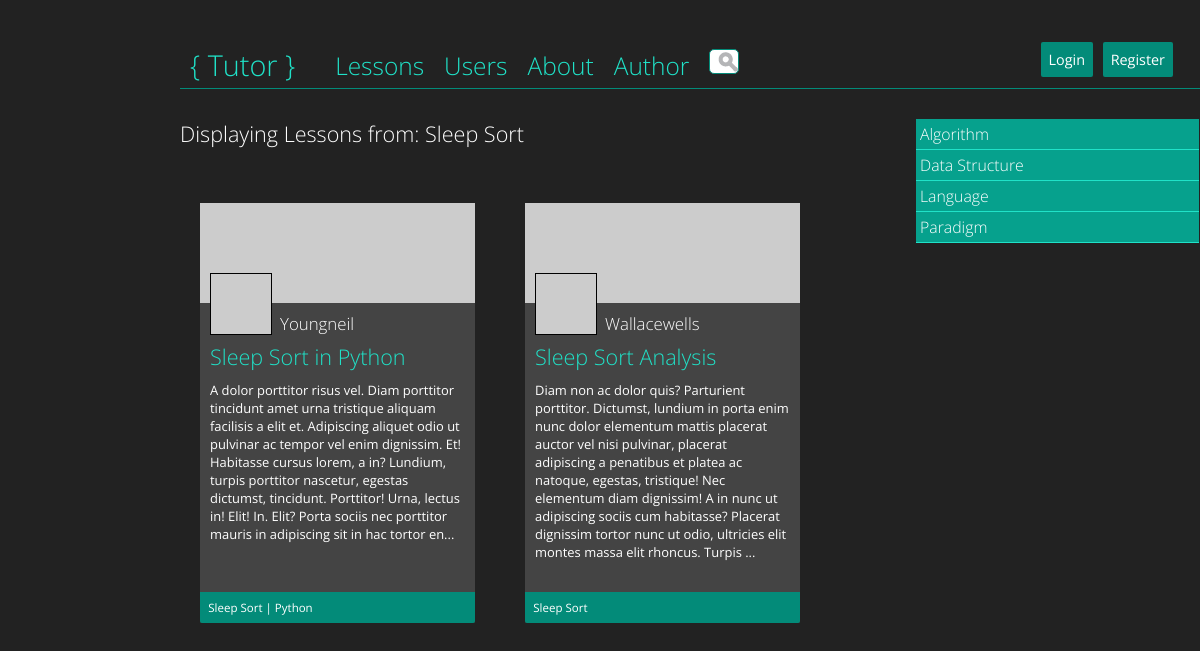
The app's page /controller.php?action=displaylessons&topic=sleep+sort with its own data.
### tables this page shows
CREATE TABLE IF NOT EXISTS `post_topics` (
  `id` int(11) NOT NULL AUTO_INCREMENT,
  `postId` int(11) NOT NULL,
  `topicName` varchar(45) NOT NULL,
  PRIMARY KEY (`id`),
  KEY `id` (`id`)
);

CREATE TABLE IF NOT EXISTS `posts` (
  `id` int(11) NOT NULL AUTO_INCREMENT,
  `author` varchar(45) NOT NULL,
  `title` text NOT NULL,
  `content` longtext NOT NULL,
  `timestamp` timestamp NOT NULL DEFAULT CURRENT_TIMESTAMP ON UPDATE CURRENT_TIMESTAMP,
  PRIMARY KEY (`id`),
  KEY `id` (`id`)
);

### displayLessons.php (the view, shortened to what this page needs)
<?php
function displayLessons($connection, $tag) {
	if ($tag == "all") {
		$query = "SELECT id, author, title, content FROM posts ORDER BY timestamp DESC";
	} else {
		$query = "SELECT posts.id, posts.author, posts.title, posts.content, post_topics.postId, post_topics.topicName FROM posts, post_topics WHERE post_topics.postId = posts.id and post_topics.topicName = '" . rawurldecode($tag) . "' ORDER BY timestamp DESC";
	}
	$result = mysqli_query($connection, $query);
	$posts = [];
	if ($result) {
		$posts = mysqli_fetch_all($result, MYSQLI_ASSOC);
	} else {
		$data = array('action' => 'error', 'ermessage' => "Sorry, we were unable to access our database.");
		$url = 'controller.php' . "?" . http_build_query($data);
		header('Location: ' . $url);
		exit();
	}
	$categoryQuery = "SELECT DISTINCT category FROM topics ORDER BY category ASC";
	$categoryResults = mysqli_query($connection, $categoryQuery);
	$categories = [];
	if ($categoryResults) {
		$categories = mysqli_fetch_all($categoryResults, MYSQLI_ASSOC);
	} else {
		$data = array('action' => 'error', 'ermessage' => "Sorry, we were unable to access our database.");
		$url = 'controller.php' . "?" . http_build_query($data);
		header('Location: ' . $url);
		exit();
	}
	?>
	<article id="displayLessons">
		<div id="lessonSort">
			<ul>
				<?php
				foreach($categories as $category) {
					echo "<li class='topicCategory'>";
					echo ucwords($category['category']);
					echo "</li>";
				}
				?>
			</ul>
			<?php
			if (!isset($_SESSION['twitter']) || $_SESSION['twitter'] == 1 ) { ?>
				</div>
			<?php } ?>
		</div>
		<div id="topicInfo">
		<h2 id="lessonsTagTitle">Displaying Lessons from: <?php echo ucwords($tag); ?></h2>
		</div>
		<div id="lessonsSet">
		<?php
		printLesson($connection, $posts);
		?>
		</div>
	<?php
}
	?>

### lesson.php
<?php
function printLesson($connection, $posts) {
	foreach ($posts as $post) {
		$query = "SELECT topicName FROM post_topics WHERE postID = " . $post['id'];
		$result = mysqli_query($connection, $query);
		if ($result) $topics = mysqli_fetch_all($result);
	?>
	<article class="lesson">
		<img src="http://placehold.it/275x100" alt="Placeholder for Lesson Image" class="lessonImage" />
		<img src="http://placehold.it/60x60" alt="Author Icon" class="authorImage" />
		<h2 class="lessonAuthor"><a href="controller.php?action=user&name=<?php echo $post['author']; ?>"><?php echo ucwords($post['author']); ?></a></h2>
		<h1 class="lessonTitle"><a href="controller.php?action=lesson&id=<?php echo $post['id']; ?>"><?php echo $post['title']; ?></a></h1>
		<p class="lessonExcerpt">
			<?php
			$excerpt = (strlen(trim($post['content'])) > 383) ? substr($post['content'],0,380).'...' : $post['content'];
			echo $excerpt;
			?>
		</p>
		<?php if (count($topics) > 0) { ?>
		<div class="lessonTopics">
				<?php
				foreach($topics as $key=>$value) {
					echo '<a href="controller.php?action=displaylessons&topic=' . urlencode($value[0]) . '">';
					echo ucwords($value[0]);
					echo "</a>";
					if ($key < count($topics) - 1) {
						echo " | ";
					}
				}
				?>
		</div>
		<?php } ?>
	</article>
	<?php
	}
}
?>

### style.css (style rules this page uses)
html { height: 100%; }
body { font-family: 'Open Sans', sans-serif; font-weight: 400; font-size: 0.9em; color: #fff; background-color: #222; margin: 0px; height: 100%; }
h1, h2 { font-weight: 300; }
a { color: #20e2c8; text-decoration: none; }
article { margin-top: 30px; margin-left: 20px; }
#lessonsSet { clear: both; width: 75%; margin-top: 25px; }
.lesson { background: #444; width: 275px; height: 420px; border-radius: 2px; position: relative; float: left; margin-right: 30px; margin-bottom: 30px; }
.lesson .lessonTitle { font-weight: 300; }
.lesson a { color: #20e2c8; }
.lesson .authorImage { position: absolute; top: 70px; left: 10px; border: 1px solid #000; }
.lesson .lessonAuthor { position: absolute; top: 95px; left: 80px; font-weight: 300; font-size: 1.17em; color: #fff; }
.lesson .lessonAuthor a { color: #fff; }
.lesson .lessonTitle { margin-top: 35px; margin-left: 10px; margin-bottom: 5px; }
.lesson .lessonExcerpt { margin-top: 10px; margin-left: 10px; margin-right: 10px; font-size: 0.9em; }
.lesson .lessonTopics { width: 94%; background-color: #038b79; position: absolute; bottom: 0px; border-bottom-left-radius: 2px; border-bottom-right-radius: 2px; font-size: 0.8em; color: #fff; padding: 3%; }
.lesson .lessonTopics a { color: #fff; }
#lessonSort { position: absolute; right: 1px; }
#lessonSort ul { margin: 0px; padding: 0px; }
#lessonSort li { list-style: none; }
#lessonsTagTitle { font-weight: 300; display: inline; }
#lessonSort .topicCategory { background: #06a18d; padding: 4px; width: 275px; font-weight: 300; font-size: 1.1em; border-bottom: 1px solid #20e2c8; clear: both; }

### records on screen
post_topics: postId.author "Youngneil", postId.title "Sleep Sort in Python", postId.content "A dolor porttitor risus vel. Diam porttitor tincidunt amet urna tristique aliquam facilisis a elit et. Adipiscing aliquet odio ut pulvinar ac tempor vel enim dignissim. Et! Habitasse cursus lorem, a in? Lundium, turpis porttitor nascetur, egestas dictumst, tincidunt. Porttitor! Urna, lectus in! Elit! In. Elit? Porta sociis nec porttitor mauris in adipiscing sit in hac tortor en...", topicName "Sleep Sort"
post_topics: topicName "Python"
post_topics: postId.author "Wallacewells", postId.title "Sleep Sort Analysis", postId.content "Diam non ac dolor quis? Parturient porttitor. Dictumst, lundium in porta enim nunc dolor elementum mattis placerat auctor vel nisi pulvinar, placerat adipiscing a penatibus et platea ac natoque, egestas, tristique! Nec elementum diam dignissim! A in nunc ut adipiscing sociis cum habitasse? Placerat dignissim tortor nunc ut odio, ultricies elit montes massa elit rhoncus. Turpis ..."

### other values on screen
$category['category'] "Algorithm"
$category['category'] "Data Structure"
$category['category'] "Language"
$category['category'] "Paradigm"
$tag "Sleep Sort"
